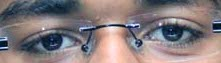
//> input picture eye_blink/pupilDetect/try1/passportpic.jpg, 221 x 63 px
$ ./t4 passportpic.jpg   (built with g++ and OpenCV 4)
//> lines starting //> are read from the running program, lines starting //| are printed output that depends on the picture; after the words box and inside, x2 and y2 are one past the last pixel; in counts of white or black regions, pixels touching at a corner belong together
#include"cv.h"
#include"highgui.h"


using namespace cv;
using namespace std;
Mat xder,yder,t1,t2,con,img;

float computedot(int x,int y)
{

}


int main(int argc,char *argv[])
{
	img=imread(argv[1],0);
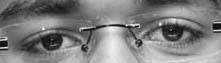
//> img: 63 rows x 221 cols, CV_8UC1; min 2, max 255, mean 126.5
	Mat inv=255-img;
	int i1,j1,i2,j2;
	Mat m= Mat::zeros(img.rows,img.cols,CV_32F);
	Mat vx= Mat::zeros(img.rows,img.cols,CV_32F);
	Mat vy= Mat::zeros(img.rows,img.cols,CV_32F);
	Point maxP;


	Sobel(img,xder,CV_32F,1,0,3);
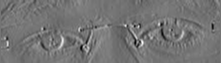
//> xder: 63 rows x 221 cols, CV_32FC1; min -516, max 615, mean 0.7; drawn with min black and max white
	Sobel(img,yder,CV_32F,0,1,3);
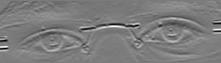
//> yder: 63 rows x 221 cols, CV_32FC1; min -840, max 894, mean 9.7; drawn with min black and max white
	equalizeHist(inv,inv);
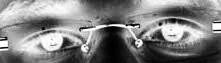
//> inv: 63 rows x 221 cols, CV_8UC1; min 0, max 255, mean 128.2
	threshold(inv,inv,150,255,CV_THRESH_BINARY);
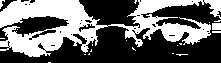
//> inv: 63 rows x 221 cols, CV_8UC1; 41.2% white; 20 white regions (17 under 20 px), largest, box (x1, y1, x2, y2) and area: (0, 0, 221, 57) 5569, (212, 23, 221, 30) 63, (0, 0, 5, 9) 22
	vector<vector<Point> > contours;
  	vector<Vec4i> hierarchy;

	//t1=xder+yder;
	imshow("inv",inv);
	imshow("Eye",img);
	imshow("X",xder);
	//normalize(xder,xder,0,1,NORM_MINMAX);
	//imshow("X_norm", xder);
	imshow("Y",yder);
	imshow("m",m);
	float vecx,vecy,gradx,grady;
	float dot;
	long int count=0;
	float max=0;
	Canny(img,con,50,100,3);
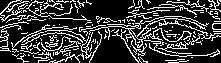
//> con: 63 rows x 221 cols, CV_8UC1; 23.2% white in thin lines or dots
	 findContours( con, contours, hierarchy, CV_RETR_TREE, CV_CHAIN_APPROX_SIMPLE, Point(0, 0) );
//> contours = 157 contours, 146 with area under 20; largest, box (x1, y1, x2, y2) and area: (89, 18, 221, 54) 278, (0, 0, 30, 22) 84, (129, 29, 143, 47) 61, (164, 18, 177, 24) 49, (7, 0, 22, 10) 48
	  Mat drawing = Mat::zeros( con.size(), CV_8UC3 );
  for( int i = 0; i< contours.size(); i++ )
     {
       Scalar color = Scalar(100,100,100);
       drawContours( drawing, contours, i, color, 2, 8, hierarchy, 0, Point() );
       printf(" %f ",arcLength(contours[i],0));
     }
//> this loop made 157 passes
//|  40.656854  31.828427  25.242641  1.000000  13.656854  34.899495  2.000000  14.313708
//> (output is shown up to pass 8 of 157)
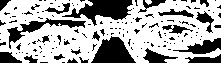
//> drawing: 63 rows x 221 cols, CV_8UC3; values 0 (black) and 100 (white), 65.8% white; 149 black regions (127 under 20 px), largest, box (x1, y1, x2, y2) and area: (62, 0, 133, 26) 888, (91, 36, 136, 63) 751, (7, 18, 86, 49) 549
     printf("\n");
     Point p;


	for(int i=0;i<contours.size();i++)
	{
		for(int j=0;j<contours[i].size();j++)
		{
			p=contours[i][j];
			cout<<p<<endl;
		}
	}
//> this loop made 157 passes
//> p on passes 1 to 3: Point(188, 60), Point(184, 59), Point(49, 59)
//> after the loop, p = Point(10, 6)


}

$ run again, on eye_blink/pupilDetect/try1/c5.jpg
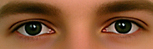
//> input picture eye_blink/pupilDetect/try1/c5.jpg, 153 x 49 px
//> `threshold(inv,inv,150,255,CV_THRESH_BINARY);`:
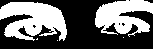
//> inv: 49 rows x 153 cols, CV_8UC1; 41.3% white; 5 white regions (3 under 20 px), largest, box (x1, y1, x2, y2) and area: (0, 2, 67, 41) 1738, (95, 0, 153, 37) 1354
//> con: 49 rows x 153 cols, CV_8UC1; 13.5% white in thin lines or dots, all inside (x1, y1, x2, y2) = (0, 0, 153, 42)
//> contours = 64 contours, 58 with area under 20; largest, box (x1, y1, x2, y2) and area: (5, 18, 61, 39) 444, (11, 21, 56, 36) 297, (96, 16, 151, 35) 207, (113, 16, 140, 22) 83, (16, 18, 45, 25) 81, (105, 23, 118, 34) 52
//> the loop `for( int i = 0; i< contours.size(); i++ )` made 64 passes
//|  15.071068  4.242641  17.899495  1.000000  43.727922
//> (output is shown up to pass 5 of 64)
//> after the loop `for( int i = 0; i< contours.size(); i++ )`:
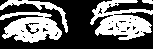
//> drawing: 49 rows x 153 cols, CV_8UC3; values 0 (black) and 100 (white), 40.2% white; 4 white regions, box (x1, y1, x2, y2) and area: (90, 0, 153, 40) 1406, (0, 12, 62, 43) 1197, (0, 0, 68, 33) 379, (142, 0, 153, 4) 35
//> the loop `for(int i=0;i<contours.size();i++)` made 64 passes
//> p on passes 1 to 8: Point(27, 39), Point(26, 40), Point(16, 38), Point(41, 36), Point(37, 37), Point(29, 37), Point(45, 35), Point(4, 35)
//> after the loop `for(int i=0;i<contours.size();i++)`: p = Point(144, 1)

$ run again, on eye_blink/pupilDetect/try1/c6.jpg
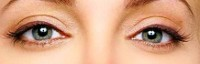
//> input picture eye_blink/pupilDetect/try1/c6.jpg, 200 x 64 px
//> `threshold(inv,inv,150,255,CV_THRESH_BINARY);`:
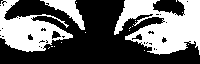
//> inv: 64 rows x 200 cols, CV_8UC1; 41.1% white; 17 white regions (14 under 20 px), largest, box (x1, y1, x2, y2) and area: (114, 0, 200, 55) 2926, (0, 0, 73, 52) 1845, (40, 0, 85, 30) 467
//> con: 64 rows x 200 cols, CV_8UC1; 15.2% white in thin lines or dots, all inside (x1, y1, x2, y2) = (0, 0, 200, 55)
//> contours = 97 contours, 87 with area under 20; largest, box (x1, y1, x2, y2) and area: (10, 29, 68, 53) 106, (0, 0, 20, 17) 50, (51, 29, 61, 39) 44, (124, 23, 195, 44) 42, (6, 14, 70, 30) 37
//> the loop `for( int i = 0; i< contours.size(); i++ )` made 97 passes
//|  1.000000  0.000000  0.000000  1.000000  3.000000
//> (output is shown up to pass 5 of 97)
//> after the loop `for( int i = 0; i< contours.size(); i++ )`:
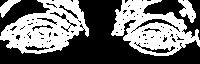
//> drawing: 64 rows x 200 cols, CV_8UC3; values 0 (black) and 100 (white), 44.3% white; 4 white regions, box (x1, y1, x2, y2) and area: (0, 0, 89, 54) 2694, (111, 0, 200, 56) 2601, (178, 0, 196, 23) 222, (0, 0, 21, 18) 156
//> the loop `for(int i=0;i<contours.size();i++)` made 97 passes
//> p on passes 1 to 8: Point(22, 52), Point(178, 49), Point(164, 48), Point(180, 47), Point(49, 46), Point(173, 45), Point(155, 45), Point(8, 46)
//> after the loop `for(int i=0;i<contours.size();i++)`: p = Point(1, 9)

$ run again, on eye_blink/pupilDetect/try1/c7.jpg
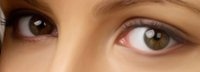
//> input picture eye_blink/pupilDetect/try1/c7.jpg, 200 x 72 px
//> con: 72 rows x 200 cols, CV_8UC1; 11.3% white in thin lines or dots
//> contours = 62 contours, 56 with area under 20; largest, box (x1, y1, x2, y2) and area: (119, 27, 184, 51) 132, (146, 29, 155, 38) 47, (104, 18, 189, 57) 40, (7, 7, 59, 69) 27, (34, 20, 42, 26) 25, (34, 20, 42, 26) 20
//> the loop `for( int i = 0; i< contours.size(); i++ )` made 62 passes
//|  113.941125  25.899495  66.384776  41.627417  7.828427
//> (output is shown up to pass 5 of 62)
//> after the loop `for( int i = 0; i< contours.size(); i++ )`:
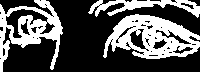
//> drawing: 72 rows x 200 cols, CV_8UC3; values 0 (black) and 100 (white), 34.3% white; 3 white regions, box (x1, y1, x2, y2) and area: (103, 14, 200, 59) 2402, (0, 0, 63, 72) 1743, (88, 0, 200, 18) 801
//> the loop `for(int i=0;i<contours.size();i++)` made 62 passes
//> p on passes 1 to 8: Point(134, 53), Point(195, 50), Point(174, 49), Point(190, 45), Point(153, 43), Point(13, 42), Point(8, 42), Point(150, 44)
//> after the loop `for(int i=0;i<contours.size();i++)`: p = Point(36, 0)
